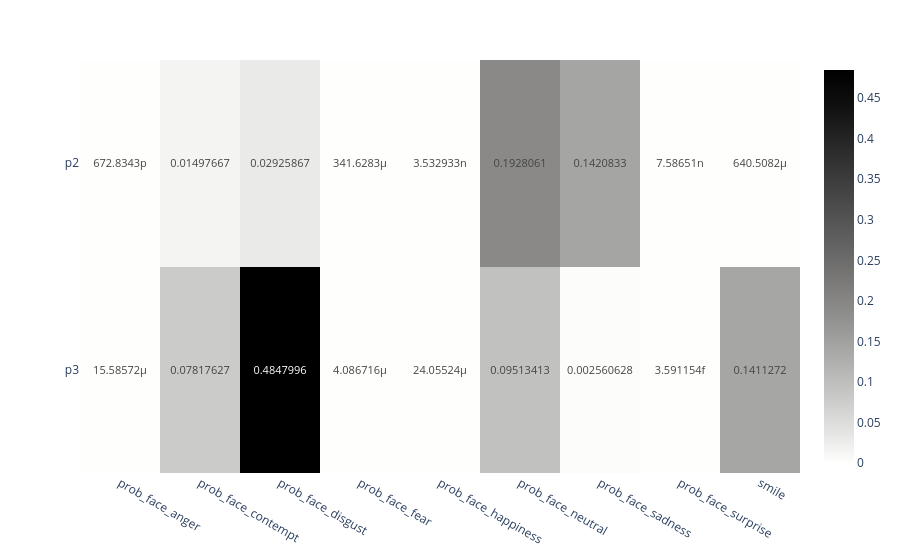

The notebook cell saved with this chart:
### Code cell
fig_p

### Figure 1 — Plotly figure (JSON) as saved in the notebook; plotly's stock layout.template omitted (floating-point values rounded to 4 significant figures)
{"data": [{"coloraxis": "coloraxis", "hovertemplate": "x: %{x}<br>y: %{y}<br>color: %{z}<extra></extra>", "name": "0", "texttemplate": "%{z}", "type": "heatmap", "x": ["prob_face_anger", "prob_face_contempt", "prob_face_disgust", "prob_face_fear", "prob_face_happiness", "prob_face_neutral", "prob_face_sadness", "prob_face_surprise", "smile"], "xaxis": "x", "y": ["p2", "p3"], "yaxis": "y", "z": [[6.728e-10, 0.01498, 0.02926, 0.0003416, 3.533e-09, 0.1928, 0.1421, 7.587e-09, 0.0006405], [1.559e-05, 0.07818, 0.4848, 4.087e-06, 2.406e-05, 0.09513, 0.002561, 3.591e-15, 0.1411]]}], "layout": {"coloraxis": {"colorscale": [[0, "rgb(254, 254, 253)"], [0.09091, "rgb(224, 224, 223)"], [0.1818, "rgb(197, 197, 195)"], [0.2727, "rgb(171, 171, 170)"], [0.3636, "rgb(146, 146, 145)"], [0.4545, "rgb(124, 123, 122)"], [0.5455, "rgb(102, 101, 101)"], [0.6364, "rgb(81, 80, 80)"], [0.7273, "rgb(59, 59, 59)"], [0.8182, "rgb(38, 38, 38)"], [0.9091, "rgb(16, 16, 16)"], [1, "rgb(0, 0, 0)"]]}, "margin": {"t": 60}, "xaxis": {"anchor": "y", "domain": [0, 1]}, "yaxis": {"anchor": "x", "autorange": "reversed", "domain": [0, 1]}}}
